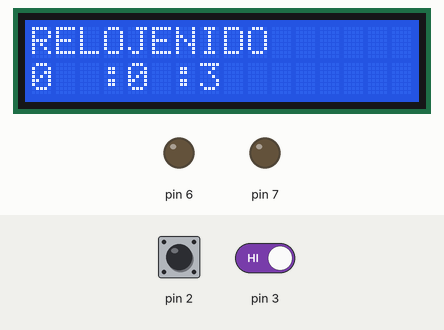
Recording of a sketch running on a simulated Arduino Uno, built with avr-gcc and run on an emulated ATmega328P. Shown: 16×2 character LCD, output pins drawn as LEDs (lit = HIGH). The inputs (shaded band) are chosen by the test bench; at power-on: pin 2 HIGH, pin 3 HIGH. EEPROM starts erased; what the sketch prints to the serial monitor is not drawn.

Above: at 1.2 s.
1.3 s: pin 2 driven LOW
2.8 s: pin 2 driven HIGH
At 4.4 s:
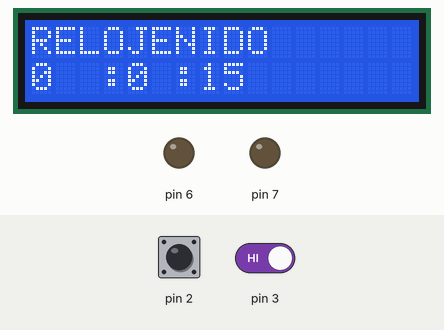
4.5 s: pin 3 driven LOW
6.0 s: pin 3 driven HIGH
At 7.9 s:
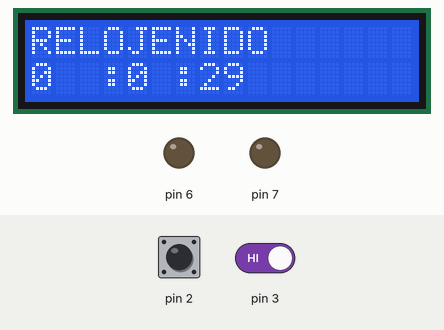
8.0 s: pin 2 driven LOW and pin 3 driven LOW
11.0 s: pin 2 pulsed HIGH 2 times (0.12 s each, 0.3 s apart)
Timing chart, 0 to 14.0 s (numbered marks = the images above; inputs shaded):
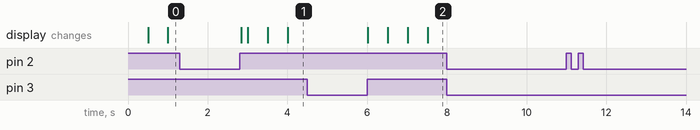

Measured:
- after the input at 1.3 s, every drawn part: stays the same
- after the input at 2.8 s, the display: first changes at once (image 1 shows a later state)
- after the input at 4.5 s, every drawn part: stays the same
- after the input at 6.0 s, the display: first changes at once (image 2 shows a later state)
- after the input at 8.0 s, every drawn part: stays the same
- after the input at 11.0 s, every drawn part: stays the same

The sketch:

GuamaDiego_Alarma_EEPROM.ino
```cpp
/*
 * **************** UNIVERSIDAD TÉCNICA DEL NORTE*******************
   ------------------ SISTEMAS MICROPROCESADOS ---------------------
   Nombre: Diego Guamá
   Carrera: Ingeniería en Electrónica y Redes de Comunicación
   Actividad: Realizar un sistema reloj con alarma almacenada en la EEPROM.
*/
#include <MsTimer2.h>
#include <EEPROM.h>
#include <LiquidCrystal.h>
//LCD para verificar el reloj del sistema
LiquidCrystal lcd (13, 12, 11, 10, 9, 8);
String hing;
String ming;
int Hing;
int Ming;
int segundero;
int minutero;
int horero;
int act = 0;
int on = 0;
void setup() {
  //Se da los valores de una posicion de la memoria EEPROM del arduino a cada componente del reloj en este caso:
  //Segundos, minutos y horas, Horas de comparacion y minutos de comparacion para
  //verificar los datos ingresados por comunicacion serial
  segundero = EEPROM.read(0);
  minutero = EEPROM.read(1);
  horero = EEPROM.read(2);
  Hing = EEPROM.read(3);
  Ming = EEPROM.read(4);
  Serial.begin(9600);
  MsTimer2::set(500, reloj);
  MsTimer2::start();
  pinMode(7, OUTPUT);
  pinMode(6, OUTPUT);
  attachInterrupt(0, seleccion, LOW);
  attachInterrupt(1, alarma, LOW);
  lcd.begin(16, 2);
  lcd.setCursor(0, 0);
  lcd.print("BIENVENIDO");
}
void loop() {
  if (on == 1) {
    if (Serial.available() > 0) {
      hing = Serial.readString();
      Hing = hing.toInt();
      EEPROM.update(3, Hing);
    }
  }
  if (on == 0) {
    if (Serial.available() > 0) {
      ming = Serial.readString();
      Ming = ming.toInt();
      EEPROM.update(4, Ming);
    }
  }
  if (act == 1) {
    //Se compara si los datos ingresados de horas y minutos para activar la alarma son iguales con los
    //del reloj del sistema al ser iguales la alarma se enciende, caso contrario esta se apaga
    if ((horero == Hing) && (minutero == Ming)) {
      digitalWrite (7, HIGH);
      digitalWrite (6, HIGH);
      delay (500);
    } else {
      digitalWrite (7, LOW);
      digitalWrite (6, LOW);
      delay (500);
    }
  }
  if (act == 0) {
    digitalWrite (7, LOW);
    digitalWrite (6, LOW);
    delay (500);
  }
}
void seleccion() {
  on = 1 - on;
  if (on == 1) {
    //Ingreso de horas y minutos a activar la alarma
    Serial.println("Ingrese Hora a encender la alarma");

  } else if (on == 0) {
    Serial.println("Ingrese minutos a encender la alarma");
  }
}
void alarma() {
  act = 1 - act;
  if (act == 1) {
    Serial.println("La alarma ha sido activada");
  } else {
    if (act == 0) {
      Serial.println("La alarma ha sido apagada");
    }
  }
}
void reloj() {
  if (segundero < 60) {
    segundero++;
    tiempo();
    EEPROM.write(0, segundero);// Se almacenan los nuevos valores de los segundos en la posicion designada
  }
  else {
    segundero = 0;
    if (minutero < 60) {
      minutero++;
      tiempo();
      EEPROM.write(1, minutero);// Se almacenan los nuevos valores de los minutos en la posicion designada
    }
    else {
      minutero = 0;
      if (horero < 1) {
        horero++;
        tiempo();
        EEPROM.write(2, horero); // Se almacenan los nuevos valores de las horass en la posicion designada
      }
      else {
        horero = 0;
        tiempo();
      }
    }
  }
}
void tiempo() {
  if (segundero < 60) {
    segundero++;
    lcd.setCursor(0, 0);
    lcd.print("RELOJ");
    lcd.setCursor(0, 1);
    lcd.print(horero);
    lcd.setCursor(3, 1);
    lcd.print(':');
    lcd.setCursor(4, 1);
    lcd.print(minutero);
    lcd.setCursor(6, 1);
    lcd.print(':');
    lcd.setCursor(7, 1);
    lcd.println(segundero);
  }
  else {
    segundero = 0;
    if (minutero < 60) {
      minutero++;
    }
    else {
      minutero = 0;
      if (horero < 12) {
        horero++;
      }
      else {
        horero = 0;
      }
    }
  }
}
```
